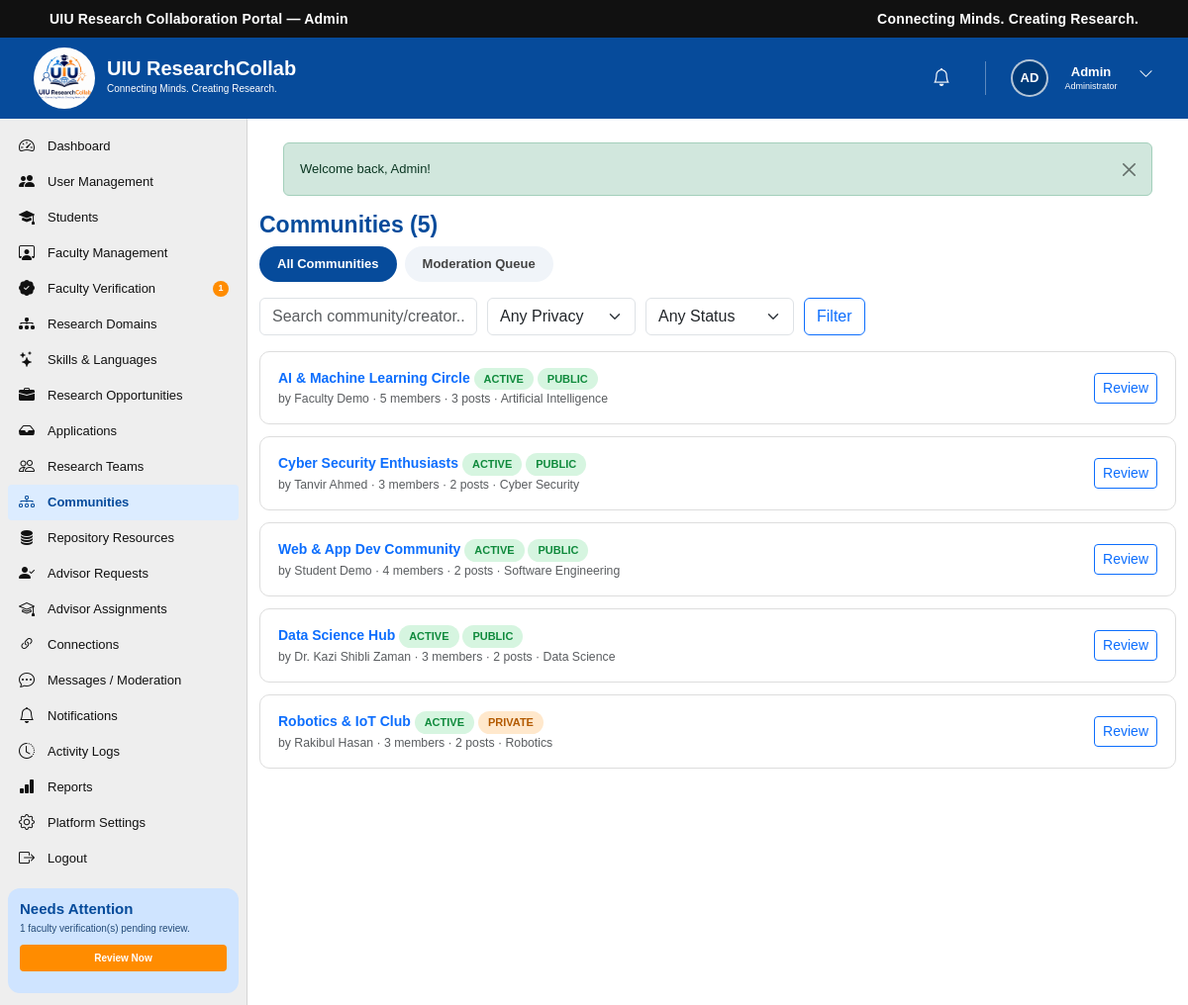
The page /admin/communities.php (signed in) on the database its author committed.
### tables this page shows
CREATE TABLE `users` (
  `id` int(10) UNSIGNED NOT NULL,
  `name` varchar(100) NOT NULL,
  `email` varchar(150) NOT NULL,
  `password` varchar(255) NOT NULL,
  `role` enum('student','faculty','admin') NOT NULL DEFAULT 'student',
  `status` enum('active','inactive','suspended') NOT NULL DEFAULT 'active',
  `email_verified_at` datetime DEFAULT NULL,
  `last_login_at` datetime DEFAULT NULL,
  `created_at` timestamp NOT NULL DEFAULT current_timestamp(),
  `updated_at` timestamp NOT NULL DEFAULT current_timestamp() ON UPDATE current_timestamp()
);

CREATE TABLE `communities` (
  `id` int(10) UNSIGNED NOT NULL,
  `name` varchar(200) NOT NULL,
  `description` text DEFAULT NULL,
  `domain_id` int(10) UNSIGNED DEFAULT NULL,
  `created_by` int(10) UNSIGNED NOT NULL,
  `cover_image` varchar(255) DEFAULT NULL,
  `privacy` enum('Public','Private') DEFAULT 'Public',
  `status` enum('Active','Inactive') DEFAULT 'Active',
  `created_at` timestamp NOT NULL DEFAULT current_timestamp(),
  `updated_at` timestamp NOT NULL DEFAULT current_timestamp() ON UPDATE current_timestamp()
);

CREATE TABLE `research_domains` (
  `id` int(10) UNSIGNED NOT NULL,
  `name` varchar(150) NOT NULL,
  `description` text DEFAULT NULL,
  `icon` varchar(100) DEFAULT NULL,
  `created_at` timestamp NOT NULL DEFAULT current_timestamp(),
  `updated_at` timestamp NOT NULL DEFAULT current_timestamp() ON UPDATE current_timestamp()
);

### includes/functions.php (called while the page is built, shortened)
<?php
function e(?string $value): string
{
    return htmlspecialchars((string)$value, ENT_QUOTES, 'UTF-8');
}
function base_url(): string
{
    static $base = null;
    if ($base === null) {
        $root    = str_replace('\\', '/', rtrim(dirname(__DIR__), '/\\'));
        $docRoot = str_replace('\\', '/', rtrim($_SERVER['DOCUMENT_ROOT'] ?? '', '/\\'));
        $base    = ($docRoot !== '' && strpos($root, $docRoot) === 0) ? substr($root, strlen($docRoot)) : '';
    }
    return $base;
}
function url(string $path): string
{
    return base_url() . $path;
}
function initials(string $name): string
{
    $parts = array_filter(preg_split('/\s+/', trim($name)));
    $parts = array_values($parts);
    $first = mb_substr($parts[0], 0, 1);
    $last  = count($parts) > 1 ? mb_substr(end($parts), 0, 1) : '';
    return mb_strtoupper($first . $last);
}

### includes/auth.php (called while the page is built, shortened)
<?php
function current_user_id(): ?int
{
    return isset($_SESSION['user_id']) ? (int)$_SESSION['user_id'] : null;
}
function is_logged_in(): bool
{
    return isset($_SESSION['user_id']);
}
function current_user(): ?array
{
    static $cache = null;
    if ($cache === null) {
        $stmt = db()->prepare('SELECT * FROM users WHERE id = ? LIMIT 1');
        $stmt->execute([current_user_id()]);
        $cache = $stmt->fetch() ?: null;
    }
    return $cache;
}

### config/database.php (called while the page is built, shortened)
<?php
function db(): PDO
{
    static $pdo = null;
    if ($pdo === null) {
        $dsn = 'mysql:host=' . DB_HOST . ';dbname=' . DB_NAME . ';charset=' . DB_CHARSET;
        try {
            $pdo = new PDO($dsn, DB_USER, DB_PASS, [
                PDO::ATTR_ERRMODE            => PDO::ERRMODE_EXCEPTION,
                PDO::ATTR_DEFAULT_FETCH_MODE => PDO::FETCH_ASSOC,
                PDO::ATTR_EMULATE_PREPARES   => false,
            ]);
        } catch (PDOException $e) {
            error_log('Database connection failed: ' . $e->getMessage());
            http_response_code(500);
            die('Service temporarily unavailable. Please try again later.');
        }
    }
    return $pdo;
}

### includes/admin_guard.php (called while the page is built, shortened)
<?php
$currentUser = current_user();

### admin/communities.php (the view, shortened to what this page needs)
<?php
require_once __DIR__ . '/../includes/admin_guard.php';
$pdo     = db();
$q = trim((string)($_GET['q'] ?? ''));
$where = ['1=1']; $params = [];
$stmt = $pdo->prepare(
    "SELECT c.*, u.name AS creator_name, d.name AS domain_name,
            (SELECT COUNT(*) FROM community_members cm WHERE cm.community_id = c.id) AS member_count,
            (SELECT COUNT(*) FROM community_posts cp WHERE cp.community_id = c.id) AS post_count
     FROM communities c JOIN users u ON u.id = c.created_by LEFT JOIN research_domains d ON d.id = c.domain_id
     WHERE " . implode(' AND ', $where) . " ORDER BY c.created_at DESC"
);
$stmt->execute($params);
$communities = $stmt->fetchAll();
?>
<!DOCTYPE html>
<html lang="en">
<head>
    <link href="https://cdn.jsdelivr.net/npm/bootstrap@5.3.3/dist/css/bootstrap.min.css" rel="stylesheet">
    <link rel="stylesheet" href="https://cdn.jsdelivr.net/npm/bootstrap-icons@1.11.3/font/bootstrap-icons.min.css">
    <link rel="stylesheet" href="../CSS/dashboard.css">
</head>
<body>
<?php require __DIR__ . '/../includes/admin_header.php'; ?>
<?php require __DIR__ . '/../includes/admin_sidebar.php'; ?>
    <main class="dashboard-main">
        <h2 style="color:var(--uiu-blue);font-size:23px;font-weight:700;">Communities (<?= count($communities) ?>)</h2>
        <div class="type-tabs">
            <a href="<?= e(url('/admin/communities.php')) ?>" class="active">All Communities</a>
            <a href="<?= e(url('/admin/community-moderation.php')) ?>">Moderation Queue</a>
        </div>
        <form method="get" class="filter-bar">
            <input type="text" name="q" value="<?= e($q) ?>" class="form-control" style="max-width:220px;" placeholder="Search community/creator...">
            <select name="privacy" class="form-select" style="max-width:150px;"><option value="">Any Privacy</option></select>
            <select name="status" class="form-select" style="max-width:150px;"><option value="">Any Status</option></select>
            <button type="submit" class="btn btn-outline-primary">Filter</button>
        </form>
        <?php foreach ($communities as $c): ?>
            <div class="app-panel d-flex justify-content-between align-items-center flex-wrap gap-2">
                <div>
                    <div class="fw-semibold"><a href="<?= e(url('/admin/community-details.php?id=' . $c['id'])) ?>" class="text-decoration-none"><?= e($c['name']) ?></a>
                        <span class="pill <?= $c['status'] === 'Active' ? 'pill-green' : 'pill-gray' ?>"><?= e($c['status']) ?></span>
                        <span class="pill <?= $c['privacy'] === 'Public' ? 'pill-green' : 'pill-orange' ?>"><?= e($c['privacy']) ?></span>
                    </div>
                    <div class="text-muted small">by <?= e($c['creator_name']) ?> &middot; <?= (int)$c['member_count'] ?> members &middot; <?= (int)$c['post_count'] ?> posts &middot; <?= e($c['domain_name'] ?: 'General') ?></div>
                </div>
                <a href="<?= e(url('/admin/community-details.php?id=' . $c['id'])) ?>" class="btn btn-sm btn-outline-primary">Review</a>
            </div>
        <?php endforeach; ?>
    </main>
<?php require __DIR__ . '/../includes/footer.php'; ?>
</body>
</html>

### includes/admin_header.php (shortened to what this page needs)
<div class="top-bar">
    <div class="container-fluid">
        <div class="row align-items-center">
            <div class="col-6">
                <div class="portal-title">UIU Research Collaboration Portal — Admin</div>
            </div>
            <div class="col-6 text-end">
                <div class="portal-tagline">Connecting Minds. Creating Research.</div>
            </div>
        </div>
    </div>
</div>
<header class="dashboard-header">
    <div class="dashboard-header-left">
        <a href="<?= e(url('/admin/dashboard.php')) ?>" class="dashboard-logo-link">
            <img src="<?= e(url('/IMAGES/logo.jpg')) ?>" alt="UIU ResearchCollab Logo" class="dashboard-logo">
        </a>
        <div class="dashboard-brand">
            <h1>UIU ResearchCollab</h1>
            <p>Connecting Minds. Creating Research.</p>
        </div>
    </div>
    <div class="dashboard-header-right">
        <div class="header-icon notification-icon">
            <a href="<?= e(url('/admin/notifications.php')) ?>" aria-label="Notifications">
                <i class="bi bi-bell"></i>
            </a>
        </div>
        <div class="dropdown dashboard-user-dropdown">
            <button class="dashboard-user btn p-0 border-0 bg-transparent" type="button" data-bs-toggle="dropdown" aria-expanded="false" aria-label="User menu">
                <span class="user-avatar avatar-initials"><?= e(initials($currentUser['name'])) ?></span>
                <div class="user-information">
                    <h3 class="user-first-name"><?= e(explode(' ', trim($currentUser['name']))[0] ?? $currentUser['name']) ?></h3>
                    <p>Administrator</p>
                </div>
                <span class="user-dropdown-button"><i class="bi bi-chevron-down"></i></span>
            </button>
        </div>
    </div>
</header>
<div class="dashboard-wrapper">

### CSS/dashboard.css (style rules this page uses)
:root { --uiu-blue: #064b9b; --uiu-dark-blue: #003b7a; --uiu-light-blue: #e5f0ff; --uiu-orange: #ff8c00; --uiu-green: #13a538; --uiu-purple: #7b3fc6; --uiu-teal: #00a99d; --text-dark: #111111; --text-medium: #444444; --text-light: #666666; --background: #f5f5f5; --card-background: #ffffff; --border-color: #dddddd; }
* { margin: 0; padding: 0; box-sizing: border-box; }
html { scroll-behavior: smooth; }
body { font-family: Arial, Helvetica, sans-serif; background-color: var(--background); color: var(--text-dark); font-size: 14px; overflow-x: hidden; }
a { text-decoration: none; }
button, input { font-family: inherit; }
img { max-width: 100%; display: block; }
.top-bar { width: 100%; min-height: 38px; background-color: #111111; color: #ffffff; display: flex; align-items: center; }
.top-bar .container-fluid { padding-left: 50px; padding-right: 50px; }
.portal-title { font-size: 14px; font-weight: 700; letter-spacing: 0.2px; line-height: 1.2; }
.portal-tagline { font-size: 14px; font-weight: 600; letter-spacing: 0.2px; line-height: 1.2; }
.dashboard-header { width: 100%; height: 82px; background-color: var(--uiu-blue); display: flex; align-items: center; justify-content: space-between; padding: 30px 30px; color: #ffffff; }
.dashboard-header-left { display: flex; align-items: center; height: 100%; flex-shrink: 0; }
.dashboard-logo-link { display: flex; align-items: center; justify-content: center; width: 70px; height: 70px; }
.dashboard-logo { width: 62px; height: 62px; object-fit: contain; border-radius: 50%; }
.dashboard-brand { margin-left: 8px; line-height: 1; }
.dashboard-brand h1 { margin: 0; color: #ffffff; font-size: 20px; font-weight: 700; line-height: 20px; }
.dashboard-brand p { margin: 1px 0 0; color: #ffffff; font-size: 10px; line-height: 20px; }
.dashboard-header-right { height: 100%; display: flex; align-items: center; justify-content: flex-end; gap: 15px; }
.header-icon { width: 38px; height: 42px; display: flex; align-items: center; justify-content: center; position: relative; }
.dashboard-user { height: 100%; display: flex; align-items: center; gap: 8px; }
.user-avatar { width: 38px; height: 38px; border-radius: 50%; object-fit: cover; border: 2px solid rgba(255, 255, 255, 0.7); }
.user-information { min-width: 70px; }
.user-information h3 { margin: 0; color: #ffffff; font-size: 13px; font-weight: 700; line-height: 16px; }
.user-information p { margin: 0; color: #ffffff; font-size: 9px; line-height: 12px; }
.user-dropdown-button { width: 25px; height: 30px; border: none; background: transparent; color: #ffffff; font-size: 15px; cursor: pointer; }
.dashboard-wrapper { width: 100%; min-height: calc(100vh - 102px); display: flex; align-items: stretch; }
.dashboard-main { flex: 1; min-width: 0; background-color: #ffffff; padding: 10px 12px 20px; }
.avatar-initials { display: flex; align-items: center; justify-content: center; background-color: var(--uiu-dark-blue); color: #ffffff; font-size: 13px; font-weight: 700; }
.header-icon a { width: 35px; height: 35px; border: none; background: transparent; color: #ffffff; font-size: 18px; cursor: pointer; display: flex; align-items: center; justify-content: center; position: relative; }
.dashboard-user-dropdown { height: 100%; display: flex; align-items: center; }

### admin/communities.php (style rules this page uses)
.app-panel { background:#fff;border:1px solid var(--border-color);border-radius:10px;padding:16px 18px;margin-bottom:12px }
.filter-bar { display:flex;flex-wrap:wrap;gap:10px;margin-bottom:16px }
.type-tabs { display:flex;gap:8px;margin-bottom:16px }
.type-tabs a { padding:8px 18px;border-radius:20px;background:#f0f4f9;color:var(--text-medium);font-size:13px;font-weight:600;text-decoration:none }
.type-tabs a.active { background:var(--uiu-blue);color:#fff }
.pill { display:inline-flex;align-items:center;padding:3px 10px;border-radius:20px;font-size:11px;font-weight:700;text-transform:uppercase }
.pill-green { background:#d6f5e0;color:#0f8a3c }
.pill-orange { background:#ffe8cc;color:#b35a00 }

### rows shown on the page
users: name "AD", name "Admin"
communities: name "AI & Machine Learning Circle", status "ACTIVE", privacy "PUBLIC", created_by.name "Faculty Demo", member_count "5", post_count "3", domain.name "Artificial Intelligence"
communities: name "Cyber Security Enthusiasts", status "ACTIVE", privacy "PUBLIC", created_by.name "Tanvir Ahmed", member_count "3", post_count "2", domain.name "Cyber Security"
communities: name "Web & App Dev Community", status "ACTIVE", privacy "PUBLIC", created_by.name "Student Demo", member_count "4", post_count "2", domain.name "Software Engineering"
communities: name "Data Science Hub", status "ACTIVE", privacy "PUBLIC", created_by.name "Dr. Kazi Shibli Zaman", member_count "3", post_count "2", domain.name "Data Science"
communities: name "Robotics & IoT Club", status "ACTIVE", privacy "PRIVATE", created_by.name "Rakibul Hasan", member_count "3", post_count "2", domain.name "Robotics"

### other values the page prints
$label "Dashboard"
$label "User Management"
$label "Students"
$label "Faculty Management"
$label "Faculty Verification"
$pendingVerificationCount "1"
$label "Research Domains"
$label "Skills & Languages"
$label "Research Opportunities"
$label "Applications"
$label "Research Teams"
$label "Communities"
$label "Repository Resources"
$label "Advisor Requests"
$label "Advisor Assignments"
